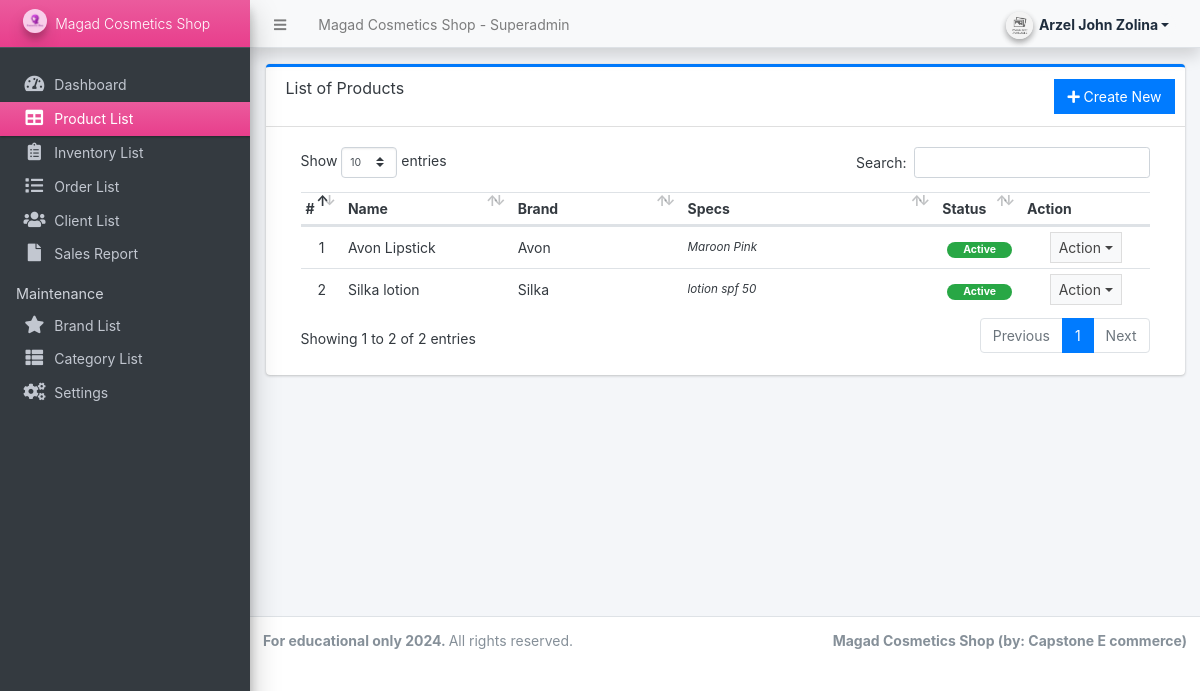
Screenshot of /superadmin/?page=product (signed in) with the database file from the repository.
### tables this page shows
CREATE TABLE `products` (
  `id` int(30) NOT NULL,
  `brand_id` int(30) NOT NULL,
  `category_id` int(30) NOT NULL,
  `name` varchar(250) NOT NULL,
  `specs` text NOT NULL,
  `status` tinyint(1) NOT NULL DEFAULT 1,
  `delete_flag` tinyint(1) NOT NULL DEFAULT 0,
  `date_created` datetime NOT NULL DEFAULT current_timestamp(),
  `user_id` int(50) NOT NULL
);

CREATE TABLE `brands` (
  `id` int(30) NOT NULL,
  `user_id_brand` int(11) NOT NULL,
  `name` varchar(250) NOT NULL,
  `description` text DEFAULT NULL,
  `image_path` text DEFAULT NULL,
  `status` tinyint(1) NOT NULL DEFAULT 1,
  `delete_flag` tinyint(1) NOT NULL DEFAULT 0,
  `date_created` datetime NOT NULL DEFAULT current_timestamp()
);

### superadmin/product/index.php (the view, shortened to what this page needs)
<div class="card card-outline card-primary">
	<div class="card-header">
		<h3 class="card-title">List of Products</h3>
		<div class="card-tools">
			<a href="?page=product/manage_product" class="btn btn-flat btn-primary"><span class="fas fa-plus"></span>  Create New</a>
		</div>
	</div>
	<div class="card-body">
		<div class="container-fluid">
        <div class="container-fluid">
			<table class="table table-hover table-strip">
				<colgroup>
					<col width="5%">
					<col width="20%">
					<col width="20%">
					<col width="30%">
					<col width="10%">
					<col width="15%">
				</colgroup>
				<thead>
					<tr>
						<th>#</th>
						<th>Name</th>
						<th>Brand</th>
						<th>Specs</th>
						<th>Status</th>
						<th>Action</th>
					</tr>
				</thead>
				<tbody>
					<?php
					$i = 1;
						$qry = $conn->query("SELECT p.*,b.name as bname from `products` p inner join brands b on p.brand_id = b.id where p.delete_flag = 0 order by (p.name) asc ");
						while($row = $qry->fetch_assoc()):
							foreach($row as $k=> $v){
								$row[$k] = trim(stripslashes($v));
							}
                            $row['specs'] = strip_tags(stripslashes(html_entity_decode($row['specs'])));
					?>
						<tr>
							<td class="text-center"><?php echo $i++; ?></td>
							<td><?php echo $row['name'] ?></td>
							<td><?php echo $row['bname'] ?></td>
							<td ><p class="m-0 truncate"><?php echo $row['specs'] ?></p></td>
							<td class="text-center">
                                <?php if($row['status'] == 1): ?>
                                    <span class="badge badge-success px-3 rounded-pill">Active</span>
                                <?php else: ?>
                                    <span class="badge badge-danger px-3 rounded-pill">Inactive</span>
                                <?php endif; ?>
                            </td>
							<td align="center">
								 <button type="button" class="btn btn-flat btn-default btn-sm dropdown-toggle dropdown-icon" data-toggle="dropdown">
				                  		Action
				                  </button>
							</td>
						</tr>
					<?php endwhile; ?>
				</tbody>
			</table>
		</div>
		</div>
	</div>
</div>

### rows the page displays
products: name "Avon Lipstick", brand.name "Avon", specs "Maroon Pink", status "Active"
products: name "Silka lotion", brand.name "Silka", specs "lotion spf 50", status "Active"

### other values shown
$_settings->info('name') "Magad Cosmetics Shop"
$_settings->info('short_name') "Magad Cosmetics Shop"
